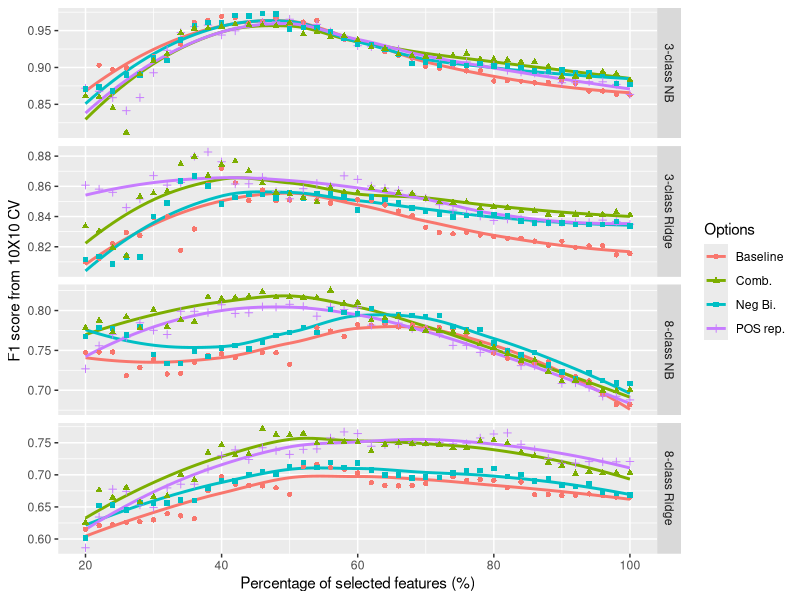

R code for this plot:
setwd("D:/Study/Thesis/Experiments/Util/RPlots")
library("ggplot2")
featuresdata = read.csv("ss_10_comb_pos_neg_20_100.csv")
p <- ggplot(featuresdata, aes(x=features, y=f1, group=Options))+ labs(x = "Percentage of selected features (%)", y = "F1 score from 10X10 CV" )
q <- p + stat_smooth(se = FALSE, aes(color=Options)) + geom_point(aes(color=Options, shape=Options)) 
q + facet_grid(comb ~ ., scale = "free_y")